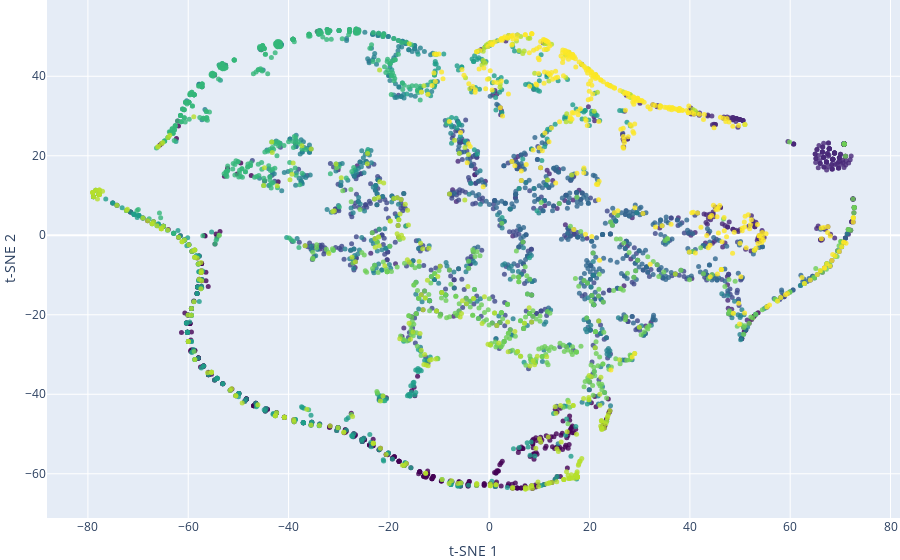

The notebook cell this image was saved under:
### Code cell
x4_tsne = tsne.fit_transform(data[['x4', 'y4',]])
tsneScatter = go.Scatter(
    x=x4_tsne[:, 0],
    y=x4_tsne[:, 1],
    mode='markers',
    marker=dict(
        size=5,
        color=labels,
        colorscale='Viridis',
        opacity=0.8
    )
)
tsneLayout = go.Layout(
    title='X4 and Y4 t-SNE visualization',
    xaxis=dict(title='t-SNE 1'),
    yaxis=dict(title='t-SNE 2'),
    margin=dict(l=0, r=0, b=0, t=0)
)
tsneFig = go.Figure(data=[tsneScatter], layout=tsneLayout)
tsneFig.show()

### Figure 1 — Plotly figure (JSON) as saved in the notebook; plotly's stock layout.template omitted (floating-point values rounded to 4 significant figures; data arrays with more than 128 entries replaced by an {"elided": "..."} marker saying what was removed)
{"data": [{"marker": {"color": {"elided": "3747 int values"}, "colorscale": [[0, "#440154"], [0.1111, "#482878"], [0.2222, "#3e4989"], [0.3333, "#31688e"], [0.4444, "#26828e"], [0.5556, "#1f9e89"], [0.6667, "#35b779"], [0.7778, "#6ece58"], [0.8889, "#b5de2b"], [1, "#fde725"]], "opacity": 0.8, "size": 5}, "mode": "markers", "type": "scatter", "x": {"elided": "3747 float values"}, "y": {"elided": "3747 float values"}}], "layout": {"margin": {"b": 0, "l": 0, "r": 0, "t": 0}, "title": {"text": "X4 and Y4 t-SNE visualization"}, "xaxis": {"title": {"text": "t-SNE 1"}}, "yaxis": {"title": {"text": "t-SNE 2"}}}}
